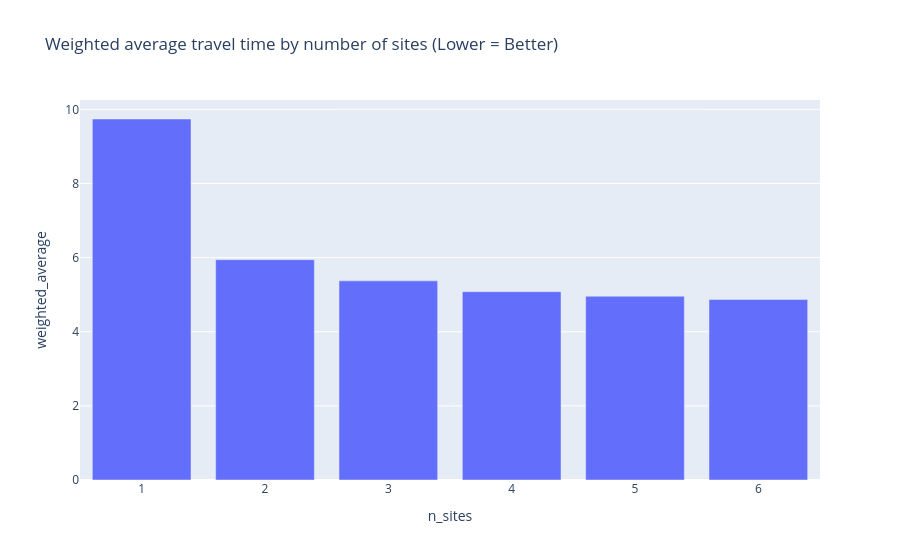

The cell this chart's notebook holds for it:
### Markdown cell above
Let's now create a simple bar plot of the weighted average travel time of the best solution with each number of sites.

### Code cell
px.bar(all_sols, x="n_sites", y="weighted_average", title="Weighted average travel time by number of sites (Lower = Better)")

### Figure 1 — Plotly figure (JSON) as saved in the notebook; plotly's stock layout.template omitted (floating-point values rounded to 4 significant figures)
{"data": [{"alignmentgroup": "True", "hovertemplate": "n_sites=%{x}<br>weighted_average=%{y}<extra></extra>", "legendgroup": "", "marker": {"color": "#636efa", "pattern": {"shape": ""}}, "name": "", "offsetgroup": "", "orientation": "v", "showlegend": false, "textposition": "auto", "type": "bar", "x": [1, 2, 3, 4, 5, 6], "xaxis": "x", "y": [9.739, 5.944, 5.372, 5.08, 4.958, 4.869], "yaxis": "y"}], "layout": {"barmode": "relative", "legend": {"tracegroupgap": 0}, "title": {"text": "Weighted average travel time by number of sites (Lower = Better)"}, "xaxis": {"anchor": "y", "domain": [0, 1], "title": {"text": "n_sites"}}, "yaxis": {"anchor": "x", "domain": [0, 1], "title": {"text": "weighted_average"}}}}
